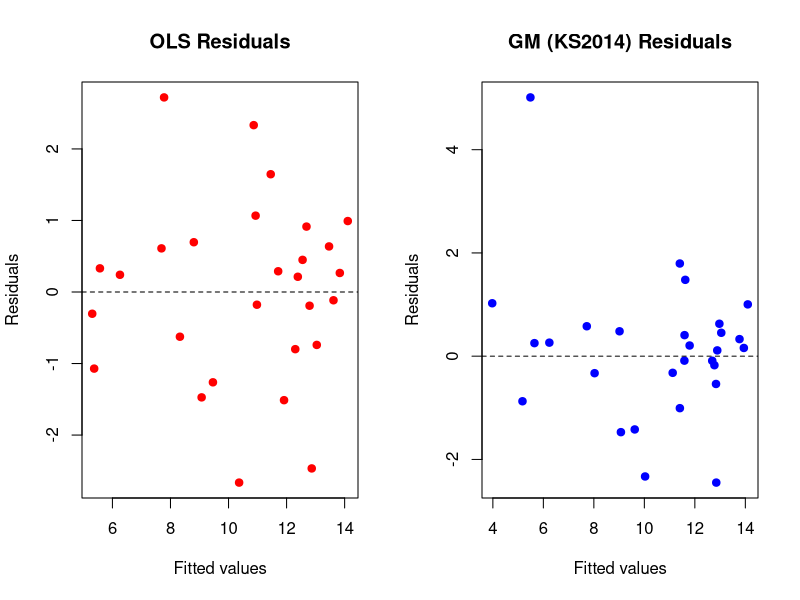

Write R code to recreate this figure.
## ---- chunk 1
## Load the robustbase package
library(robustbase)
#input data
data("salinity")
#view structure of data 
head(salinity)
str(salinity)
#step 2 using ols fit model
#OLS fit
ols_fit <- lm(Y~X1+X2+X3,data = salinity)
#summary OLS fit
summary(ols_fit)
#step 3 using  GMestimator KS2014setting
gm_fit <- lmrob(Y~X1+X2+X3,data = salinity,setting="KS2014")
#"KS2014"是一套预设的鲁棒控制参数，来自 Koller & Stahel (2014)，适用于很多实际问题，鲁棒性好，自动配置好一整套鲁棒回归参数
summary(gm_fit)
#step 4 tabulate coefficients and standard errrors

results <- data.frame(
  ols_coef = coef(ols_fit),#data.frame 里面是=，不是<-，注意区别！！！
  gm_coef = coef(gm_fit),
  ols_se = summary(ols_fit)$coefficients[,2],
  gm_se = summary(gm_fit)$coefficients[,2]#这里不要加逗号！！！
)
print(results)


## ---- chunk 2
# 1. 设置一个图形窗口，画两张图并排
par(mfrow = c(1, 2))

# 2. OLS 残差图
plot(ols_fit$fitted.values, resid(ols_fit),#plot散点图，横轴拟合值，纵轴残差
     main = "OLS Residuals",#图表名称
     xlab = "Fitted values",#X轴名称
     ylab = "Residuals",#Y轴名称
     col = "red", pch = 19)#点的形状是实心圆（代码 19 是一个点样式）
abline(h = 0, lty = 2)#abline在图上画一条直线，h=0表示y = 0 的水平线，ity=2表示这条线是虚线（线型类型 2）

# 3. GM 残差图
plot(gm_fit$fitted.values, resid(gm_fit),
     main = "GM (KS2014) Residuals",
     xlab = "Fitted values",
     ylab = "Residuals",
     col = "blue", pch = 19)
abline(h = 0, lty = 2)

## ---- chunk 3
#step 1 计算残差和杠杆值，cook distance
library(car)
df <- salinity
df$restudent <- rstudent(ols_fit)#残差（即实际值与拟合值的差）非常大（标准化残差 > 2 或 < -2）

df$hat <- hatvalues(ols_fit)# 杠杆值 hᵢ
df$cook <- cooks.distance(ols_fit)# Cook's D，用于衡量单个点对拟合结果的影响力

#step 2 设定判断标准
n <- nrow(salinity)       # 总观测数
p <- length(coef(ols_fit))    # 参数数（包括截距）
lev.thresh <- 2 * p / n   # 杠杆值阈值
inf.thresh <- 4 / n       # Cook's D 阈值

#step 3 找出异常值
outliers <- subset(df,abs(restudent)>2)#找出外部学生化残差的绝对值 > 2 的点，这些是可能的离群点。

leverage_1 <-subset(df,hat>lev.thresh)#找出杠杆值大于阈值的点，即高杠杆点
influential_1 <- subset(df,cook>inf.thresh)#找出Cook's 距离大于阈值的点，这些是可能会显著改变拟合结果的有影响力观测值。

#step 4 可视化表格化这些极端点

print(outliers)
print(leverage_1)
print(influential_1)
